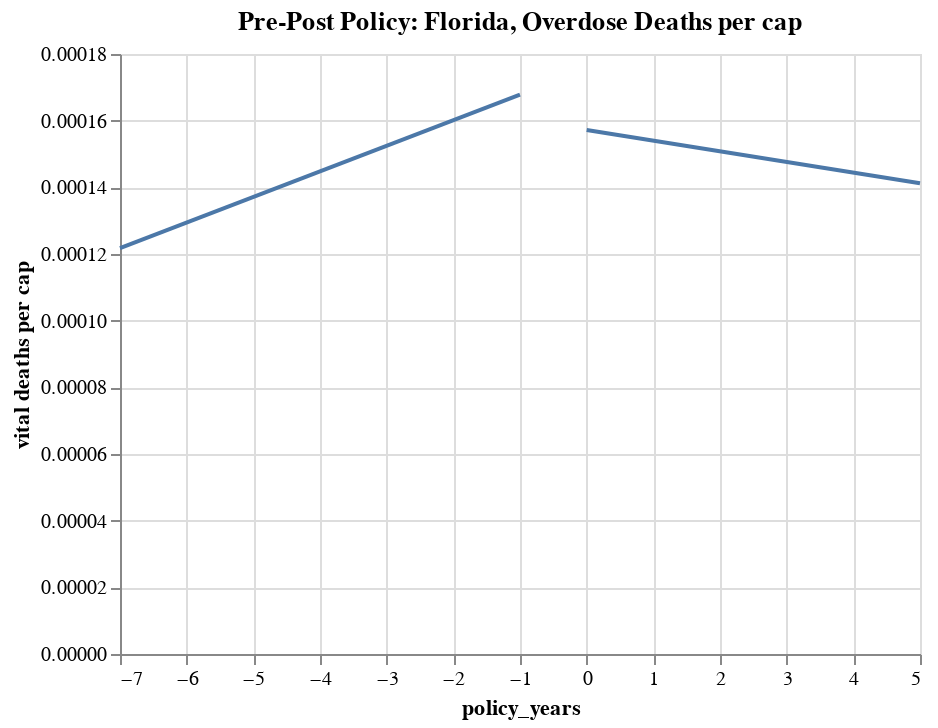

This figure's notebook cell:
### Code cell
# florida deaths pre/post plot

before=alt.Chart(fl_death_before,title="Pre-Post Policy: Florida, Overdose Deaths per cap").encode(x="policy_years", y="vital deaths per cap")
before_line=before.transform_regression("policy_years","vital deaths per cap").mark_line() 
after=alt.Chart(fl_death_after).encode(x="policy_years", y="vital deaths per cap")
after_line=after.transform_regression("policy_years","vital deaths per cap").mark_line()
fl_chart_death=before_line+after_line
fl_chart_death

### Figure 1 — Vega-Lite specification as saved in the notebook (floating-point values rounded to 4 significant figures; data arrays with more than 128 entries replaced by an {"elided": "..."} marker saying what was removed)
{"config": {"view": {"continuousWidth": 400, "continuousHeight": 300}}, "layer": [{"data": {"name": "data-42492b957863cf94dcb672c616d324b2"}, "mark": "line", "encoding": {"x": {"type": "quantitative", "field": "policy_years"}, "y": {"type": "quantitative", "field": "vital deaths per cap"}}, "title": "Pre-Post Policy: Florida, Overdose Deaths per cap", "transform": [{"on": "policy_years", "regression": "vital deaths per cap"}]}, {"data": {"name": "data-7868fe4d5a9df5775d31fbfd0b15215d"}, "mark": "line", "encoding": {"x": {"type": "quantitative", "field": "policy_years"}, "y": {"type": "quantitative", "field": "vital deaths per cap"}}, "transform": [{"on": "policy_years", "regression": "vital deaths per cap"}]}], "$schema": "https://vega.github.io/schema/vega-lite/v4.8.1.json", "datasets": {"data-42492b957863cf94dcb672c616d324b2": {"elided": "238 records"}, "data-7868fe4d5a9df5775d31fbfd0b15215d": {"elided": "220 records"}}}
